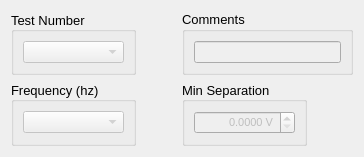
        <widget class="QWidget" name="abr">
         <property name="sizePolicy">
          <sizepolicy hsizetype="Preferred" vsizetype="Preferred">
           <horstretch>0</horstretch>
           <verstretch>0</verstretch>
          </sizepolicy>
         </property>
         <attribute name="title">
          <string>ABR</string>
         </attribute>
         <layout class="QGridLayout" name="gridLayout_30">
          <item row="1" column="2">
           <widget class="QGroupBox" name="groupBox_abr_min_sep">
            <property name="minimumSize">
             <size>
              <width>125</width>
              <height>0</height>
             </size>
            </property>
            <property name="font">
             <font>
              <pointsize>10</pointsize>
             </font>
            </property>
            <property name="title">
             <string>Min Separation </string>
            </property>
            <property name="alignment">
             <set>Qt::AlignLeading|Qt::AlignLeft|Qt::AlignVCenter</set>
            </property>
            <property name="flat">
             <bool>true</bool>
            </property>
            <layout class="QGridLayout" name="gridLayout_29">
             <item row="0" column="0">
              <widget class="QDoubleSpinBox" name="doubleSpinBox_abr_min_sep">
               <property name="enabled">
                <bool>false</bool>
               </property>
               <property name="sizePolicy">
                <sizepolicy hsizetype="Preferred" vsizetype="Fixed">
                 <horstretch>0</horstretch>
                 <verstretch>0</verstretch>
                </sizepolicy>
               </property>
               <property name="font">
                <font>
                 <pointsize>8</pointsize>
                </font>
               </property>
               <property name="alignment">
                <set>Qt::AlignRight|Qt::AlignTrailing|Qt::AlignVCenter</set>
               </property>
               <property name="suffix">
                <string> V</string>
               </property>
               <property name="decimals">
                <number>4</number>
               </property>
               <property name="singleStep">
                <double>0.000100000000000</double>
               </property>
              </widget>
             </item>
            </layout>
           </widget>
          </item>
          <item row="0" column="0">
           <widget class="QGroupBox" name="groupBox_abr_test">
            <property name="minimumSize">
             <size>
              <width>125</width>
              <height>0</height>
             </size>
            </property>
            <property name="font">
             <font>
              <pointsize>10</pointsize>
             </font>
            </property>
            <property name="title">
             <string>Test Number </string>
            </property>
            <property name="alignment">
             <set>Qt::AlignLeading|Qt::AlignLeft|Qt::AlignVCenter</set>
            </property>
            <property name="flat">
             <bool>true</bool>
            </property>
            <layout class="QGridLayout" name="gridLayout_26">
             <item row="0" column="0">
              <widget class="QComboBox" name="comboBox_abr_test_num">
               <property name="enabled">
                <bool>false</bool>
               </property>
               <property name="sizePolicy">
                <sizepolicy hsizetype="Preferred" vsizetype="Fixed">
                 <horstretch>0</horstretch>
                 <verstretch>0</verstretch>
                </sizepolicy>
               </property>
               <property name="minimumSize">
                <size>
                 <width>75</width>
                 <height>20</height>
                </size>
               </property>
               <property name="maximumSize">
                <size>
                 <width>16777215</width>
                 <height>16777215</height>
                </size>
               </property>
               <property name="font">
                <font>
                 <pointsize>8</pointsize>
                </font>
               </property>
               <property name="layoutDirection">
                <enum>Qt::LeftToRight</enum>
               </property>
              </widget>
             </item>
            </layout>
           </widget>
          </item>
          <item row="1" column="0">
           <widget class="QGroupBox" name="groupBox_abr_frequency">
            <property name="minimumSize">
             <size>
              <width>125</width>
              <height>0</height>
             </size>
            </property>
            <property name="font">
             <font>
              <pointsize>10</pointsize>
             </font>
            </property>
            <property name="title">
             <string>Frequency (hz) </string>
            </property>
            <property name="alignment">
             <set>Qt::AlignLeading|Qt::AlignLeft|Qt::AlignVCenter</set>
            </property>
            <property name="flat">
             <bool>true</bool>
            </property>
            <layout class="QGridLayout" name="gridLayout_28">
             <item row="0" column="0">
              <widget class="QComboBox" name="comboBox_abr_frequency">
               <property name="enabled">
                <bool>false</bool>
               </property>
               <property name="sizePolicy">
                <sizepolicy hsizetype="Preferred" vsizetype="Fixed">
                 <horstretch>0</horstretch>
                 <verstretch>0</verstretch>
                </sizepolicy>
               </property>
               <property name="minimumSize">
                <size>
                 <width>0</width>
                 <height>0</height>
                </size>
               </property>
               <property name="maximumSize">
                <size>
                 <width>16777215</width>
                 <height>16777215</height>
                </size>
               </property>
               <property name="font">
                <font>
                 <pointsize>8</pointsize>
                </font>
               </property>
               <property name="layoutDirection">
                <enum>Qt::LeftToRight</enum>
               </property>
              </widget>
             </item>
            </layout>
           </widget>
          </item>
          <item row="1" column="1">
           <spacer name="horizontalSpacer">
            <property name="orientation">
             <enum>Qt::Horizontal</enum>
            </property>
            <property name="sizeType">
             <enum>QSizePolicy::Preferred</enum>
            </property>
            <property name="sizeHint" stdset="0">
             <size>
              <width>40</width>
              <height>20</height>
             </size>
            </property>
           </spacer>
          </item>
          <item row="1" column="3">
           <spacer name="horizontalSpacer_2">
            <property name="orientation">
             <enum>Qt::Horizontal</enum>
            </property>
            <property name="sizeHint" stdset="0">
             <size>
              <width>40</width>
              <height>20</height>
             </size>
            </property>
           </spacer>
          </item>
          <item row="0" column="2" colspan="2">
           <widget class="QGroupBox" name="groupBox_abr_comments">
            <property name="font">
             <font>
              <pointsize>10</pointsize>
             </font>
            </property>
            <property name="title">
             <string>Comments </string>
            </property>
            <property name="flat">
             <bool>true</bool>
            </property>
            <layout class="QGridLayout" name="gridLayout_27">
             <item row="0" column="0">
              <widget class="QLineEdit" name="lineEdit_abr_comments">
               <property name="enabled">
                <bool>false</bool>
               </property>
               <property name="minimumSize">
                <size>
                 <width>0</width>
                 <height>20</height>
                </size>
               </property>
               <property name="font">
                <font>
                 <pointsize>8</pointsize>
                </font>
               </property>
               <property name="readOnly">
                <bool>true</bool>
               </property>
              </widget>
             </item>
            </layout>
           </widget>
          </item>
         </layout>
        </widget>
